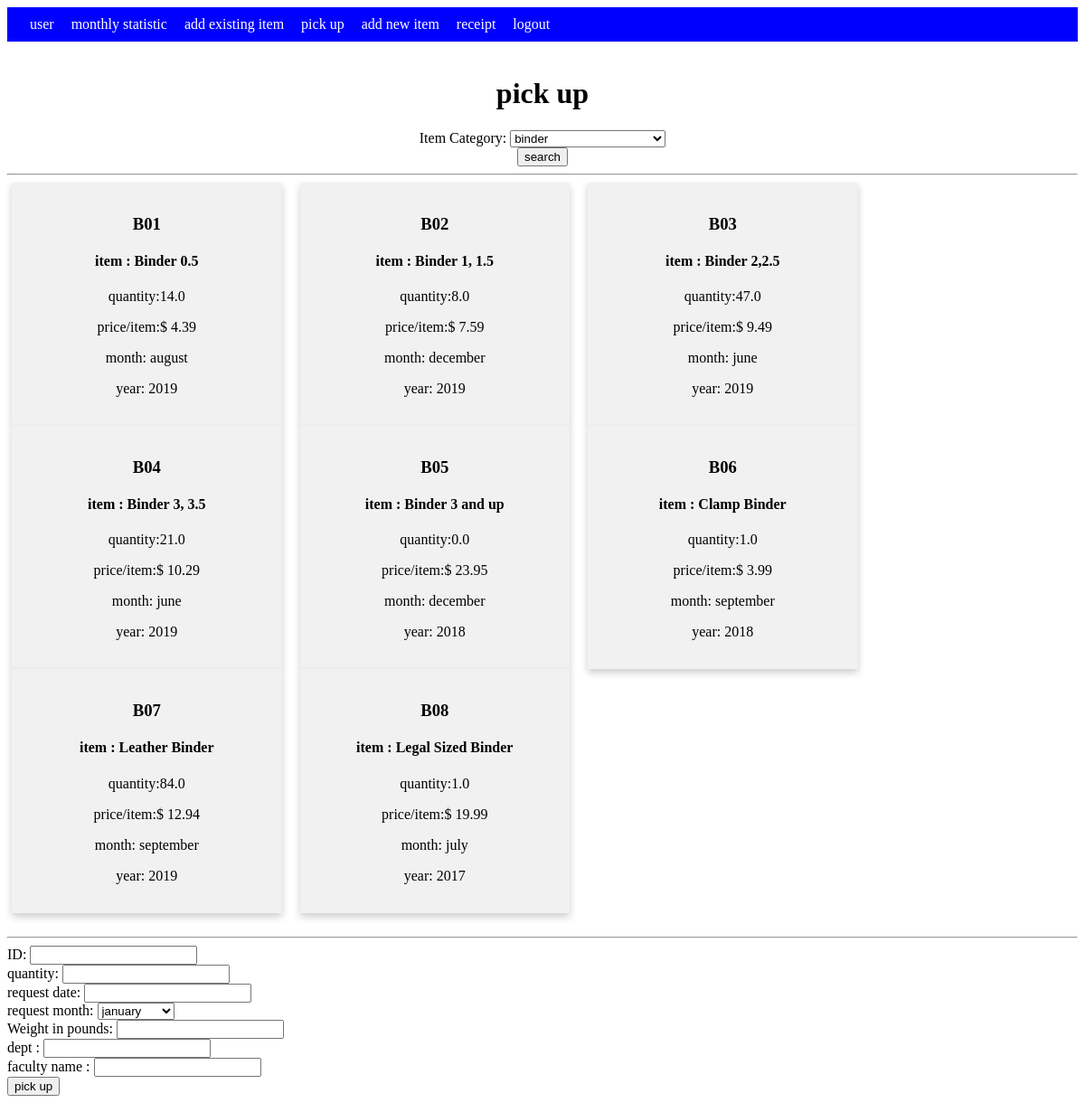
The app's page /pickup (signed in) with its own data.
### tables this page shows
CREATE TABLE itemin(itemid varchar(100),name varchar(100), quantity double, price double, year varchar(5), month varchar(20),category varchar(100));

### main.py (the view, shortened to what this page needs)
@app.route("/pickup",methods=['GET','POST'])
@login_required
def pickup():
    id=None
    name=None
    quantity=None
    requestdate=None
    requestmonth=None
    faculty=None
    value=None
    weight=None
    dept=None
    categories=None
    category=None
    '''
    if not app.db:
        connectdb()
    '''
    conn=connections.cursor()
    conn.execute('select * from itemin where category="binder"')
    inlist=conn.fetchall()
    forma=pickupform()
    forms=searchform()
    if forms.validate_on_submit():
        category=forms.category.data
        print(category, file=sys.stderr)
        conn.execute('select * from itemin where category = "{}";'.format(category))
        inlist=conn.fetchall()
        return render_template('pickup.html',inlist=inlist,forma=forma, forms=forms)
    return render_template('pickup.html',inlist=inlist,forma=forma, forms=forms)

### main.py
class pickupform(FlaskForm):
    id=TextField('ID: ', validators=[DataRequired()])
    quantity=FloatField('quantity: ', validators=[DataRequired()])
    requestdate= TextField('request date:', validators=[DataRequired()])
    requestmonth=SelectField('request month: ', choices=[('january','january'),('febuary','febuary')
    ,('march','march'),('april','april'),('may','may'),('june','june'),
    ('july','july'),('august','august'),('september','september'),('october','october'),
    ('november','november'),('december','december')])
    weight=FloatField('Weight in pounds: ', validators=[DataRequired()])
    dept=TextField('dept : ', validators=[DataRequired()])
    faculty=TextField('faculty name : ', validators=[DataRequired()])
    SubmitField=SubmitField('pick up')

class searchform(FlaskForm):
    category=SelectField('Item Category: ', choices=[('binder','binder'),('envelope','envelope')
    ,('Divders, Tabs and Labels','Divders, Tabs and Labels'),
    ('Files and Folders','Files and Folders'),('Paper','Paper'),
    ('Organizational Supplies','Organizational Supplies'),
    ('General Office Supplies','General Office Supplies'),
    ('Electronics','Electronics'),('other','other')])
    submit=SubmitField("search")

### main.py (called while the page is built)
@login_manager.user_loader
def load_user(id):
    return user_admin.get(id)

### templates/pickup.html (shortened to what this page needs)
{% import "bootstrap/wtf.html" as wtf %}
<!DOCTYPE html>
<html lang="en" dir="ltr">
  <head>
    <link rel="stylesheet" href="{{ url_for('static', filename='css/adminlayout.css') }}">
  </head>
  {% block body %}
  <body>
    <nav>
      <a href="/success">user</a>
      <a href="/yearly">monthly statistic</a>
      <a href="/addexistingitem">add existing item </a>
      <a href="/pickup">pick up </a>
      <a href="/addnew"> add new item</a>
      <a href="/recieptforrequest">receipt</a>
      <a href="/logout">logout</a>
    </nav>
    <br>
    <div class="title">
      <h1>pick up</h1>
    </div>
    <center>
    {{ wtf.quick_form(forms) }}
    </center>
    <hr>
    <div class="row">
        {% for itemin in inlist: %}
        <div class="column">
            <div class="card">
            <h3>{{itemin[0]}}</h3>
            <h4>item : {{itemin[1]}}</h4>
            <p>quantity:{{itemin[2]}}</p>
            <p>price/item:$ {{itemin[3]}}</p>
            <p>month: {{itemin[5]}}</p>
            <p>year: {{itemin[4]}}</p>
          </div>
        </div>
        {%endfor%}
    </div>
        <br>
        <hr>
        <div class="changeform">
          {{ wtf.quick_form(forma) }}
        </div>
  </body>
  {% endblock %}
</html>

### static/css/adminlayout.css (style rules this page uses)
nav { padding:10px; background-color:blue; }
nav a { padding-left:15px; color:white; text-decoration: none; }
.title { text-align: center; }
.column { float: left; width: 25%; padding: 0 10px; }
.row { margin: 0 -5px; }
.row:after { content: ""; display: table; clear: both; }
.card { box-shadow: 0 4px 8px 0 rgba(0, 0, 0, 0.2); padding: 16px; text-align: center; background-color: #f1f1f1; }

### records on screen
itemin: itemid "B01", name "Binder 0.5", quantity "14.0", price "4.39", month "august", year "2019"
itemin: itemid "B02", name "Binder 1, 1.5", quantity "8.0", price "7.59", month "december", year "2019"
itemin: itemid "B03", name "Binder 2,2.5", quantity "47.0", price "9.49", month "june", year "2019"
itemin: itemid "B04", name "Binder 3, 3.5", quantity "21.0", price "10.29", month "june", year "2019"
itemin: itemid "B05", name "Binder 3 and up", quantity "0.0", price "23.95", month "december", year "2018"
itemin: itemid "B06", name "Clamp Binder", quantity "1.0", price "3.99", month "september", year "2018"
itemin: itemid "B07", name "Leather Binder", quantity "84.0", price "12.94", month "september", year "2019"
itemin: itemid "B08", name "Legal Sized Binder", quantity "1.0", price "19.99", month "july", year "2017"
